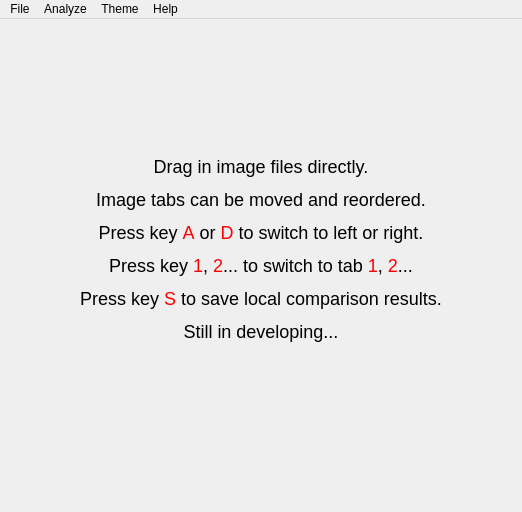
<?xml version="1.0" encoding="UTF-8"?>
<ui version="4.0">
 <class>ImCompare</class>
 <widget class="QMainWindow" name="ImCompare">
  <property name="geometry">
   <rect>
    <x>0</x>
    <y>0</y>
    <width>522</width>
    <height>512</height>
   </rect>
  </property>
  <property name="acceptDrops">
   <bool>true</bool>
  </property>
  <property name="windowTitle">
   <string>ImCompare</string>
  </property>
  <widget class="QWidget" name="centralWidget">
   <layout class="QVBoxLayout" name="verticalLayout">
    <property name="spacing">
     <number>4</number>
    </property>
    <property name="leftMargin">
     <number>4</number>
    </property>
    <property name="topMargin">
     <number>4</number>
    </property>
    <property name="rightMargin">
     <number>4</number>
    </property>
    <property name="bottomMargin">
     <number>4</number>
    </property>
    <item>
     <widget class="QLabel" name="usageLabel">
      <property name="enabled">
       <bool>true</bool>
      </property>
      <property name="sizePolicy">
       <sizepolicy hsizetype="Expanding" vsizetype="Expanding">
        <horstretch>0</horstretch>
        <verstretch>0</verstretch>
       </sizepolicy>
      </property>
      <property name="text">
       <string>&lt;html&gt;&lt;head/&gt;&lt;body&gt;&lt;p&gt;&lt;span style=&quot; font-size:18px;&quot;&gt;Drag in image files directly.&lt;/span&gt;&lt;/p&gt;&lt;p&gt;&lt;span style=&quot; font-size:18px;&quot;&gt;Image tabs can be moved and reordered.&lt;/span&gt;&lt;/p&gt;&lt;p&gt;&lt;span style=&quot; font-size:18px;&quot;&gt;Press key &lt;/span&gt;&lt;span style=&quot; font-size:18px; color:#ff0000;&quot;&gt;A&lt;/span&gt;&lt;span style=&quot; font-size:18px;&quot;&gt; or &lt;/span&gt;&lt;span style=&quot; font-size:18px; color:#ff0000;&quot;&gt;D&lt;/span&gt;&lt;span style=&quot; font-size:18px;&quot;&gt; to switch to left or right.&lt;/span&gt;&lt;/p&gt;&lt;p&gt;&lt;span style=&quot; font-size:18px;&quot;&gt;Press key &lt;/span&gt;&lt;span style=&quot; font-size:18px; color:#ff0000;&quot;&gt;1&lt;/span&gt;&lt;span style=&quot; font-size:18px;&quot;&gt;, &lt;/span&gt;&lt;span style=&quot; font-size:18px; color:#ff0000;&quot;&gt;2&lt;/span&gt;&lt;span style=&quot; font-size:18px;&quot;&gt;... to switch to tab &lt;/span&gt;&lt;span style=&quot; font-size:18px; color:#ff0000;&quot;&gt;1&lt;/span&gt;&lt;span style=&quot; font-size:18px;&quot;&gt;, &lt;/span&gt;&lt;span style=&quot; font-size:18px; color:#ff0000;&quot;&gt;2&lt;/span&gt;&lt;span style=&quot; font-size:18px;&quot;&gt;...&lt;/span&gt;&lt;/p&gt;&lt;p&gt;&lt;span style=&quot; font-size:18px;&quot;&gt;Press key &lt;/span&gt;&lt;span style=&quot; font-size:18px; color:#ff0000;&quot;&gt;S&lt;/span&gt;&lt;span style=&quot; font-size:18px;&quot;&gt; to save local comparison results.&lt;/span&gt;&lt;/p&gt;&lt;p&gt;&lt;span style=&quot; font-size:18px;&quot;&gt;Still in developing...&lt;/span&gt;&lt;/p&gt;&lt;/body&gt;&lt;/html&gt;</string>
      </property>
      <property name="alignment">
       <set>Qt::AlignCenter</set>
      </property>
     </widget>
    </item>
    <item>
     <widget class="QTabWidget" name="imageTabWidget">
      <property name="sizePolicy">
       <sizepolicy hsizetype="Expanding" vsizetype="Minimum">
        <horstretch>0</horstretch>
        <verstretch>0</verstretch>
       </sizepolicy>
      </property>
      <property name="currentIndex">
       <number>-1</number>
      </property>
      <property name="documentMode">
       <bool>true</bool>
      </property>
      <property name="tabsClosable">
       <bool>true</bool>
      </property>
      <property name="movable">
       <bool>true</bool>
      </property>
     </widget>
    </item>
    <item>
     <widget class="QWidget" name="imageBlockWidget" native="true">
      <property name="sizePolicy">
       <sizepolicy hsizetype="Preferred" vsizetype="Minimum">
        <horstretch>0</horstretch>
        <verstretch>0</verstretch>
       </sizepolicy>
      </property>
      <layout class="QHBoxLayout" name="horizontalLayoutOfImageBlockWidget">
       <property name="spacing">
        <number>2</number>
       </property>
       <property name="leftMargin">
        <number>0</number>
       </property>
       <property name="topMargin">
        <number>0</number>
       </property>
       <property name="rightMargin">
        <number>0</number>
       </property>
       <property name="bottomMargin">
        <number>0</number>
       </property>
       <item>
        <spacer name="horizontalSpacer">
         <property name="orientation">
          <enum>Qt::Horizontal</enum>
         </property>
         <property name="sizeHint" stdset="0">
          <size>
           <width>411</width>
           <height>20</height>
          </size>
         </property>
        </spacer>
       </item>
      </layout>
     </widget>
    </item>
   </layout>
  </widget>
  <widget class="QMenuBar" name="menuBar">
   <property name="geometry">
    <rect>
     <x>0</x>
     <y>0</y>
     <width>522</width>
     <height>19</height>
    </rect>
   </property>
   <widget class="QMenu" name="menuMenu">
    <property name="title">
     <string>File</string>
    </property>
   </widget>
   <widget class="QMenu" name="menuAnalyze">
    <property name="title">
     <string>Analyze</string>
    </property>
   </widget>
   <widget class="QMenu" name="menuHelp">
    <property name="title">
     <string>Help</string>
    </property>
    <addaction name="actionAbout_ImCompare"/>
   </widget>
   <widget class="QMenu" name="menuTheme">
    <property name="title">
     <string>Theme</string>
    </property>
   </widget>
   <addaction name="menuMenu"/>
   <addaction name="menuAnalyze"/>
   <addaction name="menuTheme"/>
   <addaction name="menuHelp"/>
  </widget>
  <action name="actionAbout_ImCompare">
   <property name="text">
    <string>About ImCompare</string>
   </property>
  </action>
 </widget>
 <layoutdefault spacing="6" margin="11"/>
 <resources/>
 <connections/>
</ui>
